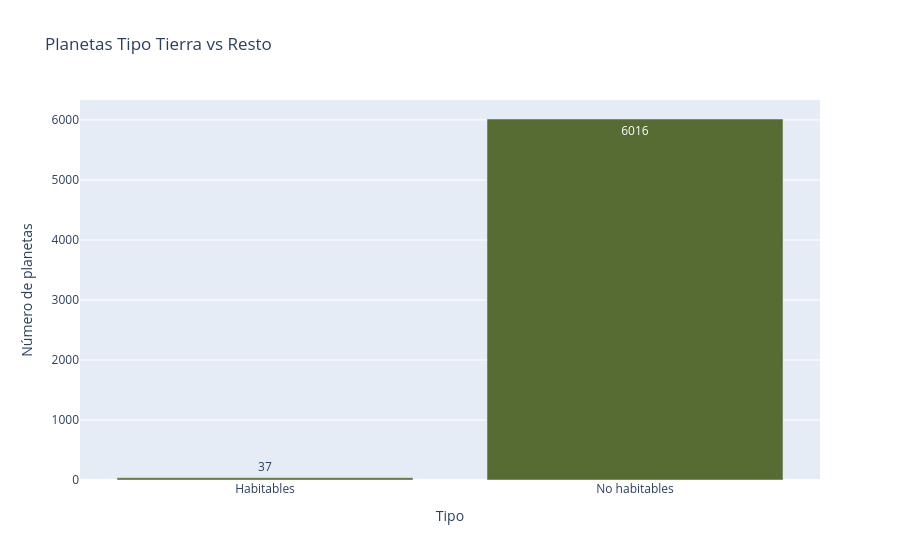

The code cell stored with this chart in its notebook:
### Code cell
summary = pd.DataFrame({
    'Tipo': ['Habitables', 'No habitables'],
    'Cantidad': [tipo_tierra_count, total - tipo_tierra_count]
})

fig = px.bar(
    summary,
    x='Tipo',
    y='Cantidad',
    color_discrete_sequence=['#576C32'],
    title='Planetas Tipo Tierra vs Resto',
    text='Cantidad'
)

fig.update_layout(yaxis_title='Número de planetas')
fig.show();

### Figure 1 — Plotly figure (JSON) as saved in the notebook; plotly's stock layout.template omitted (floating-point values rounded to 4 significant figures)
{"data": [{"hovertemplate": "Tipo=%{x}<br>Cantidad=%{text}<extra></extra>", "legendgroup": "", "marker": {"color": "#576C32", "pattern": {"shape": ""}}, "name": "", "orientation": "v", "showlegend": false, "text": [37.0, 6016.0], "textposition": "auto", "type": "bar", "x": ["Habitables", "No habitables"], "xaxis": "x", "y": [37, 6016], "yaxis": "y"}], "layout": {"barmode": "relative", "legend": {"tracegroupgap": 0}, "title": {"text": "Planetas Tipo Tierra vs Resto"}, "xaxis": {"anchor": "y", "domain": [0, 1], "title": {"text": "Tipo"}}, "yaxis": {"anchor": "x", "domain": [0, 1], "title": {"text": "Número de planetas"}}}}
